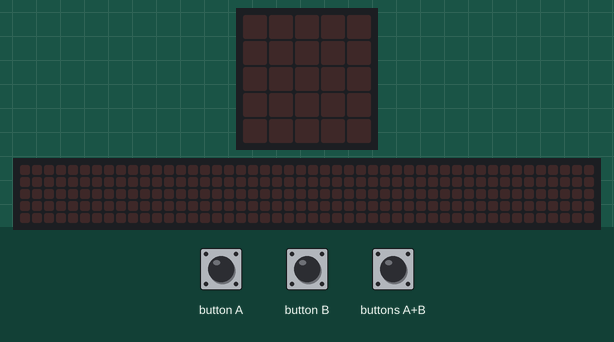
Recording of a program running on a simulated BBC micro:bit (MakeCode). Parts: the board's 5×5 LED display, a strip that is not on the board, showing the scrolling text unrolled. The test bench sets the inputs (shaded band). The 48×5 strip is a reading aid, not a part: it shows the text the display is scrolling, unrolled, one strip-width of it at a time.

Above: at 1.2 s.
1.3 s: button A pressed for 3.2 s
At 4.9 s:
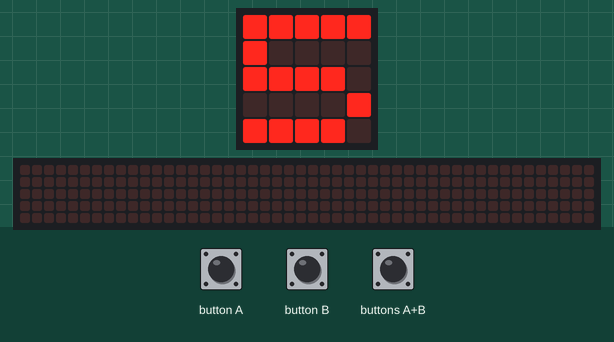
6.0 s: button A pressed for 3.2 s
At 9.09 s:
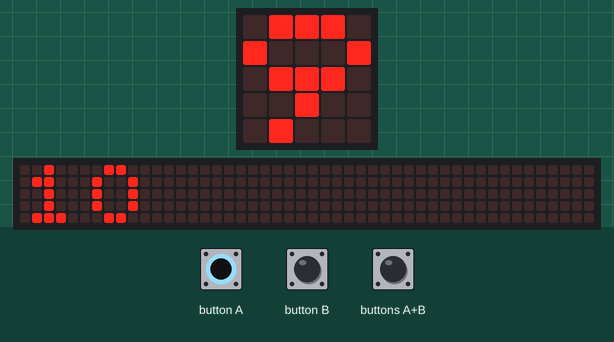
10.9 s: button B pressed for 3.2 s
At 14.6 s:
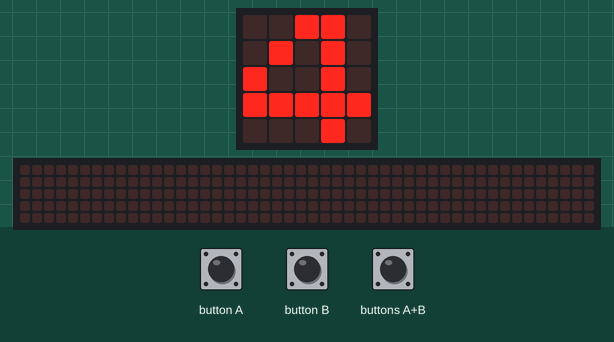
15.6 s: buttons A+B pressed for 0.15 s
At 15.67 s:
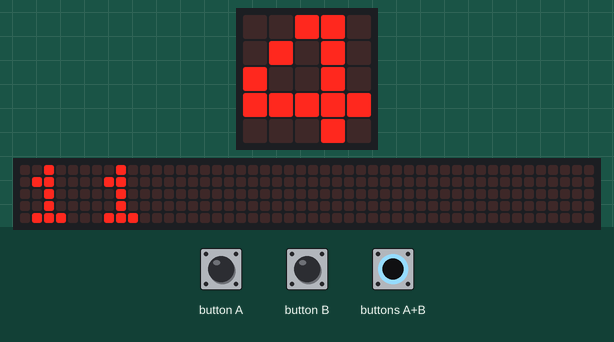
17.2 s: buttons A+B pressed for 3.2 s
At 18.45 s:
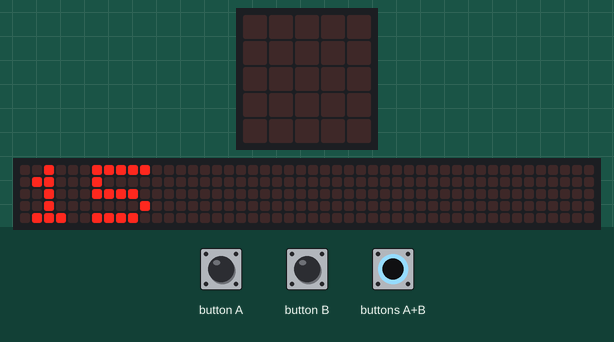
Timing chart, 0 to 20.2 s (numbered marks = the images above; inputs shaded):
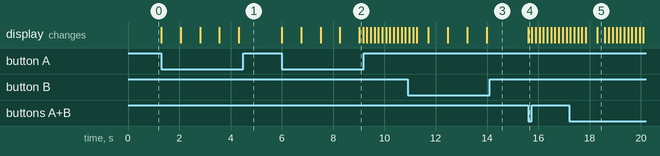

Measured:
- after the input at 1.3 s, the display: first changes at once (image 1 shows a later state)
- after the input at 6.0 s, the display: first changes at once (image 2 shows a later state)
- after the input at 15.6 s, the display: changes at once (image 4)

The program:

main.ts
```typescript
let a = 0
let b = 0
while (1) {
    if (input.buttonIsPressed(Button.AB)) {
        basic.showNumber(a + b)
        a = 0
        b = 0
    } else if (input.buttonIsPressed(Button.A)) {
        a = a + 1
        basic.showNumber(a)
    } else if (input.buttonIsPressed(Button.B)) {
        b = b + 1
        basic.showNumber(b)
    }

}
```

test.ts
```typescript
// 在這裡測試；當此封包作為擴充功能時，將不會編譯此內容。
```
